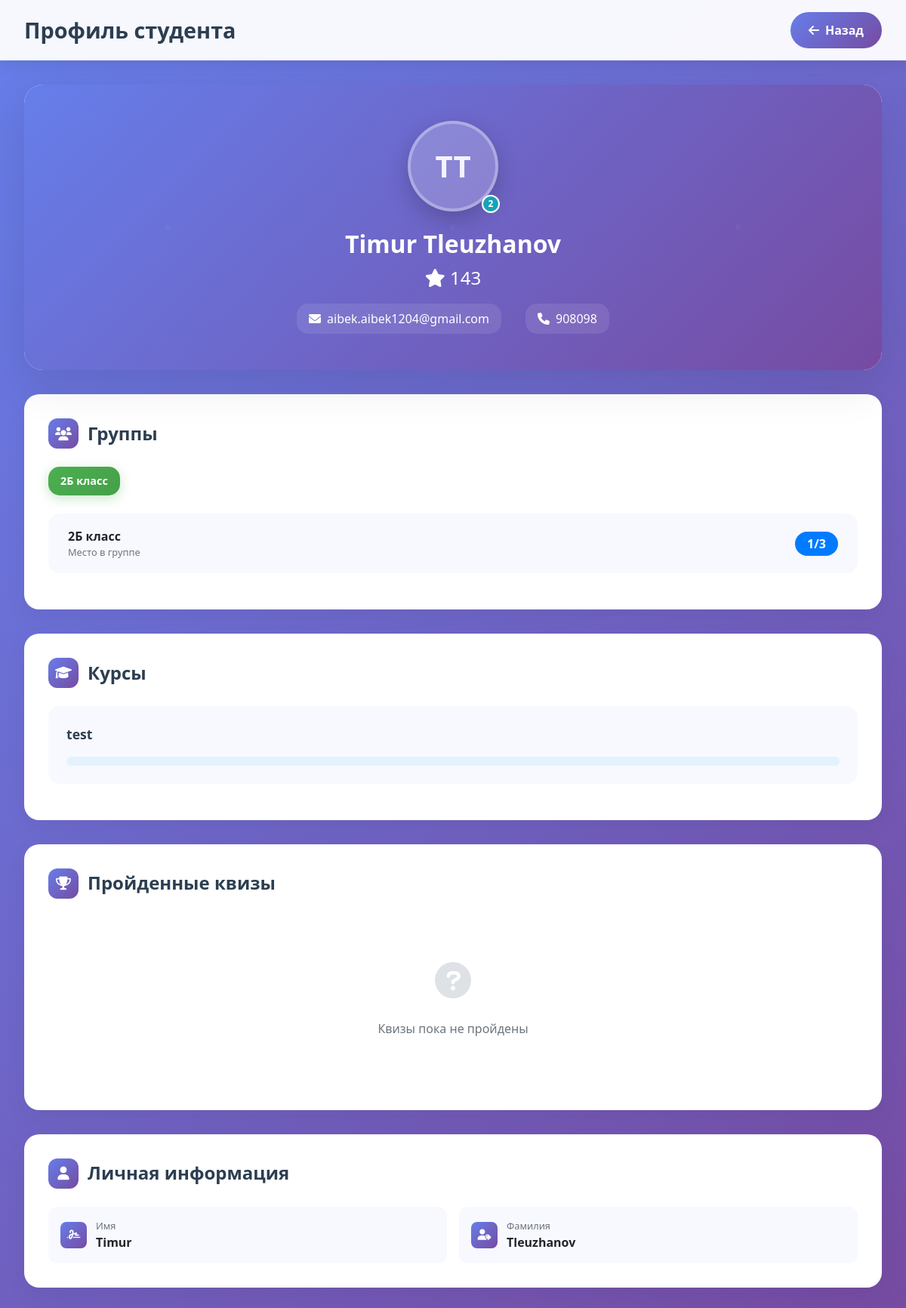
The page /student/362/profile/ (signed in) on the database its author committed.
### courses/models.py (models this page shows, shortened)
class Student(models.Model):
    GRADE_CHOICES = [
        (1, '1 класс'),
        (2, '2 класс'),
        (3, '3 класс'),
        (4, '4 класс'),
        (5, '5 класс'),
        (6, '6 класс'),
        (7, '7 класс'),
        (8, '8 класс'),
        (9, '9 класс'),
        (10, '10 класс'),
        (11, '11 класс'),
    ]
    user = models.OneToOneField(User, on_delete=models.CASCADE)
    avatar = models.ImageField(upload_to='avatars/', null=True, blank=True)
    phone_number = models.CharField(max_length=20, null=True, blank=True)
    email = models.EmailField(null=True, blank=True)
    courses = models.ManyToManyField('Course', related_name='students_set', blank=True)
    teacher = models.ForeignKey('Teacher', on_delete=models.SET_NULL, null=True, blank=True, related_name='assigned_students', verbose_name='Преподаватель')
    stars = models.IntegerField(default=0)
    completed_quizzes = models.ManyToManyField(Quiz, through='QuizAttempt', related_name='completed_by')
    blocked_modules = models.ManyToManyField('Module', related_name='blocked_for_students', blank=True)
    profile_edited_once = models.BooleanField(default=False)
    first_name = models.CharField(max_length=100, null=True, blank=True)
    last_name = models.CharField(max_length=100, null=True, blank=True)
    temporary_password = models.CharField(max_length=100, null=True, blank=True)
    is_school_student = models.BooleanField(default=True, verbose_name='Школьник')
    grade = models.IntegerField(choices=GRADE_CHOICES, null=True, blank=True, verbose_name='Класс')
    age = models.IntegerField(null=True, blank=True, verbose_name='Возраст')
    def calculate_level(self):
        level = self.get_level()
        return level.number if level else 1
    def calculate_progress(self, course):
        all_lessons = set()
        all_quizzes = set()
        for module in course.modules.all():
            all_lessons.update(module.lessons.values_list('id', flat=True))
            all_quizzes.update(module.quizzes.values_list('id', flat=True))
        total_parts = len(all_lessons) + len(all_quizzes)
        if total_parts == 0:
            return 0
    def get_level(self):
        return Level.objects.filter(min_stars__lte=self.stars, max_stars__gt=self.stars).order_by('number').first()
    @property
    def level_name(self):
        level = self.get_level()
        return level.name if level else 'Без уровня'
    @property
    def level_number(self):
        return self.calculate_level()

class User(AbstractUser):
    is_student = models.BooleanField(default=False)
    is_admin = models.BooleanField(default=False)
    is_teacher = models.BooleanField(default=False)
    groups = models.ManyToManyField(
        Group,
        related_name='custom_user_set',
        blank=True,
        help_text='The groups this user belongs to.',
        verbose_name='groups'
    )
    user_permissions = models.ManyToManyField(
        Permission,
        related_name='custom_user_permissions_set',
        blank=True,
        help_text='Specific permissions for this user.',
        verbose_name='user permissions'
    )
    class Meta:
        verbose_name = 'User'
        verbose_name_plural = 'Users'

class Level(models.Model):
    number = models.PositiveIntegerField(unique=True)
    name = models.CharField(max_length=100)
    min_stars = models.PositiveIntegerField()
    max_stars = models.PositiveIntegerField()
    image = models.ImageField(upload_to='levels/', null=True, blank=True, help_text='Изображение уровня (необязательно)')
    description = models.TextField(blank=True, null=True, help_text='Описание уровня')
    class Meta:
        ordering = ['number']
        verbose_name = 'Уровень ученика'
        verbose_name_plural = 'Уровни учеников'

class Group(models.Model):
    name = models.CharField(max_length=100, unique=True)
    students = models.ManyToManyField('Student', related_name='groups')

class Course(models.Model):
    title = models.CharField(max_length=100)
    description = models.TextField()
    modules = models.ManyToManyField('Module', blank=True)
    course_code = models.CharField(max_length=5, blank=True, unique=True)
    students = models.ManyToManyField('Student', related_name='enrolled_courses', blank=True)
    teacher = models.ForeignKey('Teacher', on_delete=models.SET_NULL, null=True, blank=True, related_name='courses', verbose_name='Преподаватель')
    image = models.ImageField(upload_to='image/', null=True, blank=True)  # Новое поле для изображения
    stars = models.IntegerField(default=5, verbose_name='Звёзды за курс', help_text='Количество звёзд, которые получит студент за завершение курса')

### courses/views.py (the view)
# urls.py: path('student/<int:student_id>/profile/', views.student_public_profile, name='student_public_profile'),
@login_required
def student_public_profile(request, student_id):
    student = get_object_or_404(Student, id=student_id)
    user = student.user
    courses = student.courses.all()
    course_progress = {}
    for course in courses:
        progress_value = student.calculate_progress(course)
        course_progress[course.id] = progress_value
        sp = StudentProgress.objects.filter(user=user, course=course).first()
        if sp:
            sp.progress = progress_value
            sp.save()
    groups = student.groups.all()
    group_ratings = []
    for group in groups:
        group_students = list(group.students.all())
        sorted_students = sorted(group_students, key=lambda s: s.stars, reverse=True)
        place = sorted_students.index(student) + 1 if student in sorted_students else '-'
        group_ratings.append({
            'group': group,
            'place': place,
            'total': len(sorted_students)
        })
    quiz_results = QuizResult.objects.filter(user=user).select_related('quiz').order_by('-date_taken')
    quizzes = [
        {
            'quiz': qr.quiz,
            'score': qr.score,
            'total_questions': qr.total_questions,
            'date_taken': qr.date_taken
        }
        for qr in quiz_results
    ]
    stars = student.stars
    return render(request, 'courses/student_public_profile.html', {
        'student': student,
        'stars': stars,
        'groups': groups,
        'group_ratings': group_ratings,
        'courses': courses,
        'course_progress': course_progress,  # Добавляем правильные данные прогресса
        'quizzes': quizzes,
    })

### courses/models.py (called while the page is built)
    def save(self, *args, **kwargs):
        self.progress = max(0, min(self.progress, 100))  # Ограничиваем значение от 0 до 100
        super().save(*args, **kwargs)

### courses/templatetags/course_extras.py (called while the page is built)
@register.filter
def get_item(dictionary, key):
    if dictionary is None:
        return 0
    return dictionary.get(key, 0)

### courses/templates/courses/student_public_profile.html (shortened to what this page needs)
{% load static %}
{% load course_extras %}
<!DOCTYPE html>
<html lang="ru">
<head>
    <link rel="stylesheet" href="https://stackpath.bootstrapcdn.com/bootstrap/4.5.2/css/bootstrap.min.css">
    <link rel="stylesheet" href="https://cdnjs.cloudflare.com/ajax/libs/font-awesome/6.0.0-beta3/css/all.min.css">
    <link rel="stylesheet" href="{% static 'optimized_level_styles.css' %}">
</head>
<body class="modern-profile-body">
    <header class="modern-profile-header">
        <div class="header-container">
            <h1 class="profile-title">Профиль студента</h1>
            <a href="javascript:history.back()" class="back-btn">
                <i class="fas fa-arrow-left"></i>
                Назад
            </a>
        </div>
    </header>
    <div class="main-content">
        <div class="profile-card">
            <div class="profile-hero">
                <div class="profile-avatar-container avatar-with-level">
                    {% if student.avatar %}
                        <img src="{{ student.avatar.url }}" class="profile-avatar" alt="avatar">
                    {% else %}
                        <div class="profile-avatar-placeholder">
                            {% if student.user.first_name and student.user.last_name %}
                                {{ student.user.first_name|first|upper }}{{ student.user.last_name|first|upper }}
                            {% elif student.user.first_name %}
                                {{ student.user.first_name|first|upper }}{{ student.user.first_name|slice:"1:2"|upper }}
                            {% else %}
                                {{ student.user.username|first|upper }}{{ student.user.username|slice:"1:2"|upper }}
                            {% endif %}
                        </div>
                    {% endif %}
                    <div class="level-badge level-{{ student.level_number }} large animate"
                         data-tooltip="{{ student.level_name }}">
                        {{ student.level_number }}
                    </div>
                </div>
                <h2 class="profile-name">{{ student.user.get_full_name|default:student.user.username }}</h2>
                <div class="profile-stars">
                    <i class="fas fa-star"></i> {{ stars }}
                </div>
                <div class="profile-contact">
                    <div class="contact-item">
                        <i class="fas fa-envelope"></i>
                        <span>{{ student.email|default:'Не указан' }}</span>
                    </div>
                    <div class="contact-item">
                        <i class="fas fa-phone"></i>
                        <span>{{ student.phone_number|default:'Не указан' }}</span>
                    </div>
                </div>
            </div>
        </div>
        <div class="section-card">
            <h3 class="section-title">
                <div class="section-icon">
                    <i class="fas fa-users"></i>
                </div>
                Группы
            </h3>
            {% if groups %}
                <div class="group-badges">
                    {% for group in groups %}
                        <span class="group-badge">{{ group.name }}</span>
                    {% endfor %}
                </div>
                {% for gr in group_ratings %}
                <div class="rating-item">
                    <div>
                        <strong>{{ gr.group.name }}</strong>
                        <div class="text-muted small">Место в группе</div>
                    </div>
                    <div class="text-right">
                        <span class="badge badge-primary badge-pill" style="font-size: 1rem; padding: 0.5rem 1rem;">
                            {{ gr.place }}/{{ gr.total }}
                        </span>
                    </div>
                </div>
                {% endfor %}
            {% endif %}
        </div>
        <div class="section-card">
            <h3 class="section-title">
                <div class="section-icon">
                    <i class="fas fa-graduation-cap"></i>
                </div>
                Курсы
            </h3>
            {% if courses %}
                {% for course in courses %}
                <div class="course-item">
                    <div class="course-title">{{ course.title }}</div>
                    <div class="progress-container">
                    </div>
                </div>
                {% endfor %}
            {% endif %}
        </div>
        <div class="section-card">
            <h3 class="section-title">
                <div class="section-icon">
                    <i class="fas fa-trophy"></i>
                </div>
                Пройденные квизы
            </h3>
            {% if quizzes %}
                {% for quiz in quizzes %}
                <div class="quiz-item">
                    <div class="flex-grow-1">
                        <strong>{{ quiz.quiz.title }}</strong>
                        <div class="text-muted small">{{ quiz.date_taken|date:'d.m.Y H:i' }}</div>
                    </div>
                    <div class="quiz-score">
                        {{ quiz.score }}/{{ quiz.total_questions }}
                    </div>
                </div>
                {% endfor %}
            {% else %}
                <div class="empty-state">
                    <div class="empty-state-icon">
                        <i class="fas fa-question-circle"></i>
                    </div>
                    <p>Квизы пока не пройдены</p>
                </div>
            {% endif %}
        </div>
        <div class="section-card">
            <h3 class="section-title">
                <div class="section-icon">
                    <i class="fas fa-user"></i>
                </div>
                Личная информация
            </h3>
            <div class="personal-info">
                <div class="info-item">
                    <div class="info-icon">
                        <i class="fas fa-signature"></i>
                    </div>
                    <div>
                        <div class="text-muted small">Имя</div>
                        <strong>{{ student.first_name|default:'Не указано' }}</strong>
                    </div>
                </div>
                <div class="info-item">
                    <div class="info-icon">
                        <i class="fas fa-user-tag"></i>
                    </div>
                    <div>
                        <div class="text-muted small">Фамилия</div>
                        <strong>{{ student.last_name|default:'Не указано' }}</strong>
                    </div>
                </div>
            </div>
        </div>
    </div>
</body>
</html>

### courses/static/optimized_level_styles.css (style rules this page uses)
.avatar-with-level { position: relative; display: inline-block; }
.level-badge { position: absolute; bottom: -2px; right: -2px; background: #007bff; color: white; border-radius: 50%; font-weight: 600; font-size: 10px; line-height: 1; border: 2px solid white; min-width: 18px; min-height: 18px; display: flex; align-items: center; justify-content: center; z-index: 1; }
.level-badge.large { font-size: 12px; min-width: 24px; min-height: 24px; }
.level-badge.level-2 { background: #17a2b8; }

### rows shown on the page
Student: user.first_name|first "T", user.last_name|first "T", level_number "2", user.get_full_name "Timur Tleuzhanov", email "aibek.aibek1204@gmail.com", phone_number "908098", first_name "Timur", last_name "Tleuzhanov"
Group: name "2Б класс", group.name "2Б класс", place "1", total "3"
Course: title "test"

### other values the page prints
{{ stars }} "143"
